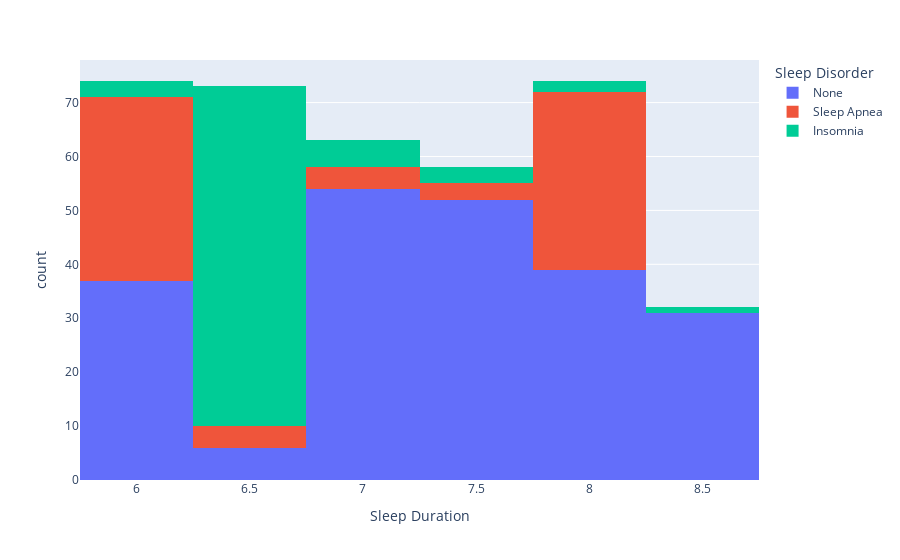

Notebook cell for this chart:
### Markdown cell above
**According to the chart we can see that Sleep disorder is more to be found in female then male and insomnia is also to be found more in female then male**

### Code cell
px.histogram(df, x="Sleep Duration", nbins=6, color="Sleep Disorder")

### Figure 1 — Plotly figure (JSON) as saved in the notebook; plotly's stock layout.template omitted (floating-point values rounded to 4 significant figures; data arrays with more than 128 entries replaced by an {"elided": "..."} marker saying what was removed)
{"data": [{"alignmentgroup": "True", "bingroup": "x", "hovertemplate": "Sleep Disorder=None<br>Sleep Duration=%{x}<br>count=%{y}<extra></extra>", "legendgroup": "None", "marker": {"color": "#636efa", "pattern": {"shape": ""}}, "name": "None", "nbinsx": 6, "offsetgroup": "None", "orientation": "v", "showlegend": true, "type": "histogram", "x": {"elided": "219 float values"}, "xaxis": "x", "yaxis": "y"}, {"alignmentgroup": "True", "bingroup": "x", "hovertemplate": "Sleep Disorder=Sleep Apnea<br>Sleep Duration=%{x}<br>count=%{y}<extra></extra>", "legendgroup": "Sleep Apnea", "marker": {"color": "#EF553B", "pattern": {"shape": ""}}, "name": "Sleep Apnea", "nbinsx": 6, "offsetgroup": "Sleep Apnea", "orientation": "v", "showlegend": true, "type": "histogram", "x": [5.9, 5.9, 6.5, 6, 6.4, 7.7, 5.8, 5.8, 7.4, 6.6, 7.2, 7.1, 7.4, 6.8, 6.8, 7.8, 6.5, 5.9, 6, 6.1, 6.1, 6.1, 6.1, 6.2, 6.2, 6.2, 8.1, 8.1, 6.1, 6, 6, 6, 6, 6, 6, 6, 6.1, 6, 6.1, 6.1, 6, 6.1, 6, 6.1, 6.1, 6, 6.1, 6.1, 8.1, 8.1, 8.2, 8.2, 8.2, 8.2, 8.2, 8.1, 8.1, 8.1, 8, 8, 8, 8, 8, 8, 8.2, 8.2, 8.2, 8.2, 8, 8, 8.1, 8, 8.1, 8.1, 8, 8.1, 8.1, 8.1], "xaxis": "x", "yaxis": "y"}, {"alignmentgroup": "True", "bingroup": "x", "hovertemplate": "Sleep Disorder=Insomnia<br>Sleep Duration=%{x}<br>count=%{y}<extra></extra>", "legendgroup": "Insomnia", "marker": {"color": "#00cc96", "pattern": {"shape": ""}}, "name": "Insomnia", "nbinsx": 6, "offsetgroup": "Insomnia", "orientation": "v", "showlegend": true, "type": "histogram", "x": [5.9, 6.3, 6.5, 6.4, 6, 7.2, 6.6, 7.2, 6.5, 7.6, 6.5, 6.7, 6.3, 6.7, 6.5, 6.7, 6.4, 6.5, 6.5, 6.5, 6.5, 6.5, 6.5, 6.5, 6.5, 6.5, 7.8, 7.8, 6.6, 6.4, 6.3, 6.4, 6.6, 6.3, 6.6, 6.3, 6.6, 6.3, 6.6, 6.3, 6.6, 6.3, 6.6, 6.3, 6.4, 6.5, 6.3, 6.4, 6.5, 6.3, 6.4, 6.5, 6.3, 6.5, 6.3, 6.8, 6.8, 6.8, 6.5, 6.5, 6.5, 6.5, 6.6, 6.6, 6.6, 6.6, 6.6, 7.3, 7.3, 6.1, 6.5, 6.5, 6.6, 6.6, 6.6, 6.6, 8.3], "xaxis": "x", "yaxis": "y"}], "layout": {"barmode": "relative", "legend": {"title": {"text": "Sleep Disorder"}, "tracegroupgap": 0}, "margin": {"t": 60}, "xaxis": {"anchor": "y", "domain": [0, 1], "title": {"text": "Sleep Duration"}}, "yaxis": {"anchor": "x", "domain": [0, 1], "title": {"text": "count"}}}}
